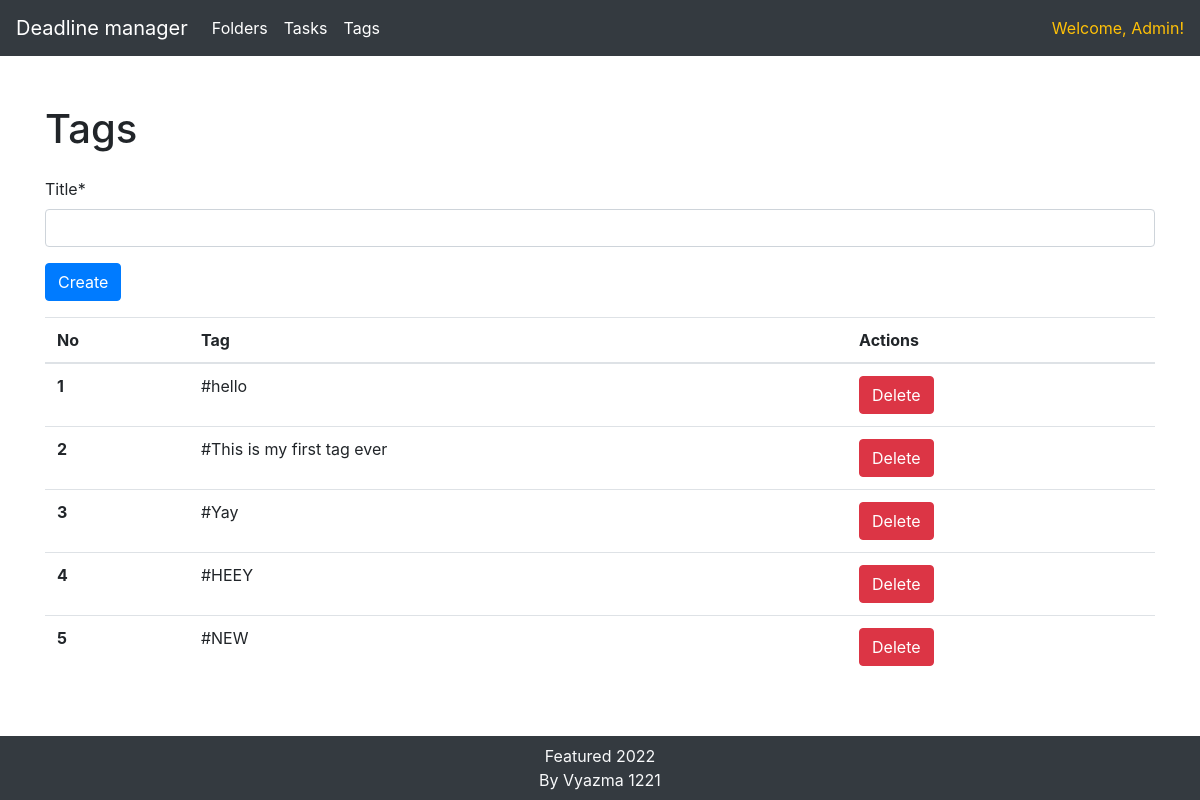
The app's page /tasks/tags/ (signed in) with its own data.
### tasks/models.py (models this page shows, shortened)
class Tag(models.Model):
    title = models.CharField(max_length=300)
    user = models.ForeignKey(User, on_delete=models.CASCADE, default=None)

### tasks/views.py (the view, shortened to what this page needs)
# urls.py: path("tags/", views.all_tags, name="all_tags"),
def all_tags(request):
	if request.user.is_authenticated:
		tags = Tag.objects.filter(user=request.user)
		tag_form = TagForm()
		return render(request=request, template_name="tags.html", context={"tags":tags, "form": tag_form})
	return redirect("login")

### tasks/forms.py
class TagForm(ModelForm):
    class Meta:
        model = Tag
        fields = ['title']

### templates/tags.html (shortened to what this page needs)
{% extends "main.html" %}
{% load crispy_forms_tags %}
{% block content %}
{% load crispy_forms_tags %}
<div class="container py-5">
    <div class="d-flex flex-row align-items-baseline mb-3">
        <h1>Tags</h1>
    </div>
    <form method="POST">
        {{ form|crispy }}
        <button class="btn btn-primary" type="submit">Create</button>
    </form>
    <div>
        <table class="table mb-4">
            <thead>
                <tr>
                  <th scope="col">No</th>
                  <th scope="col">Tag</th>
                  <th scope="col">Actions</th>
                </tr>
            </thead>
            <tbody>
                {% for tag in tags %}
                <tr>
                  <th scope="row">{{ forloop.counter }}</th>
                  <td>#{{tag.title}}</td>
                  <td>
                    <button type="submit" data-id="{{tag.id}}" class="btn btn-danger">Delete</button>
                  </td>
                </tr>
                {% endfor %}
            </tbody>
        </table>
    </div>
</div>
{% endblock %}

### templates/main.html (shortened to what this page needs)
<html lang="en">
<head>
  <link rel="stylesheet" href="https://cdn.jsdelivr.net/npm/bootstrap@4.1.3/dist/css/bootstrap.min.css">
</head>
<body>
  <nav class="fixed-top navbar navbar-expand-lg navbar-dark bg-dark">
    <a class="navbar-brand" href="{% url 'index' %}">Deadline manager</a>
    <div class="collapse navbar-collapse" id="navbarNav">
      <ul class="navbar-nav">
        <li class="nav-item active">
          <a class="nav-link" href="{% url 'task_folders' %}">Folders</a>
        </li>
        <li class="nav-item active">
          <a class="nav-link" href="{% url 'all_tasks' %}">Tasks</a>
        </li>
        <li class="nav-item active">
          <a class="nav-link" href="{% url 'all_tags' %}">Tags</a>
        </li>
      </ul>
      {% if request.user.is_authenticated %}
        <span class="ml-auto active text-warning">
          Welcome, {{request.user.username}}!
        </span>
      {% else %}
      <a href="{% url 'login' %}" class="ml-auto active text-warning">
        Login! :)
      </a>
      {% endif %}
    </div>
  </nav>
  <div id="content_wrapper">
    {% block content %}
    {% endblock %}
  </div>
  <footer class="fixed-bottom text-light navbar-dark bg-dark d-flex flex-column justify-content-center align-items-center py-2">
    <span>Featured 2022</span>
    <span>By Vyazma 1221</span>
  </footer>
</body>
</html>

### templates/main.html (style rules this page uses)
ul { list-style-type: none; padding: 0; }

### records on screen
Tag: title "hello"
Tag: title "This is my first tag ever"
Tag: title "Yay"
Tag: title "HEEY"
Tag: title "NEW"

### other values on screen
{{ request.user.username }} "Admin"
